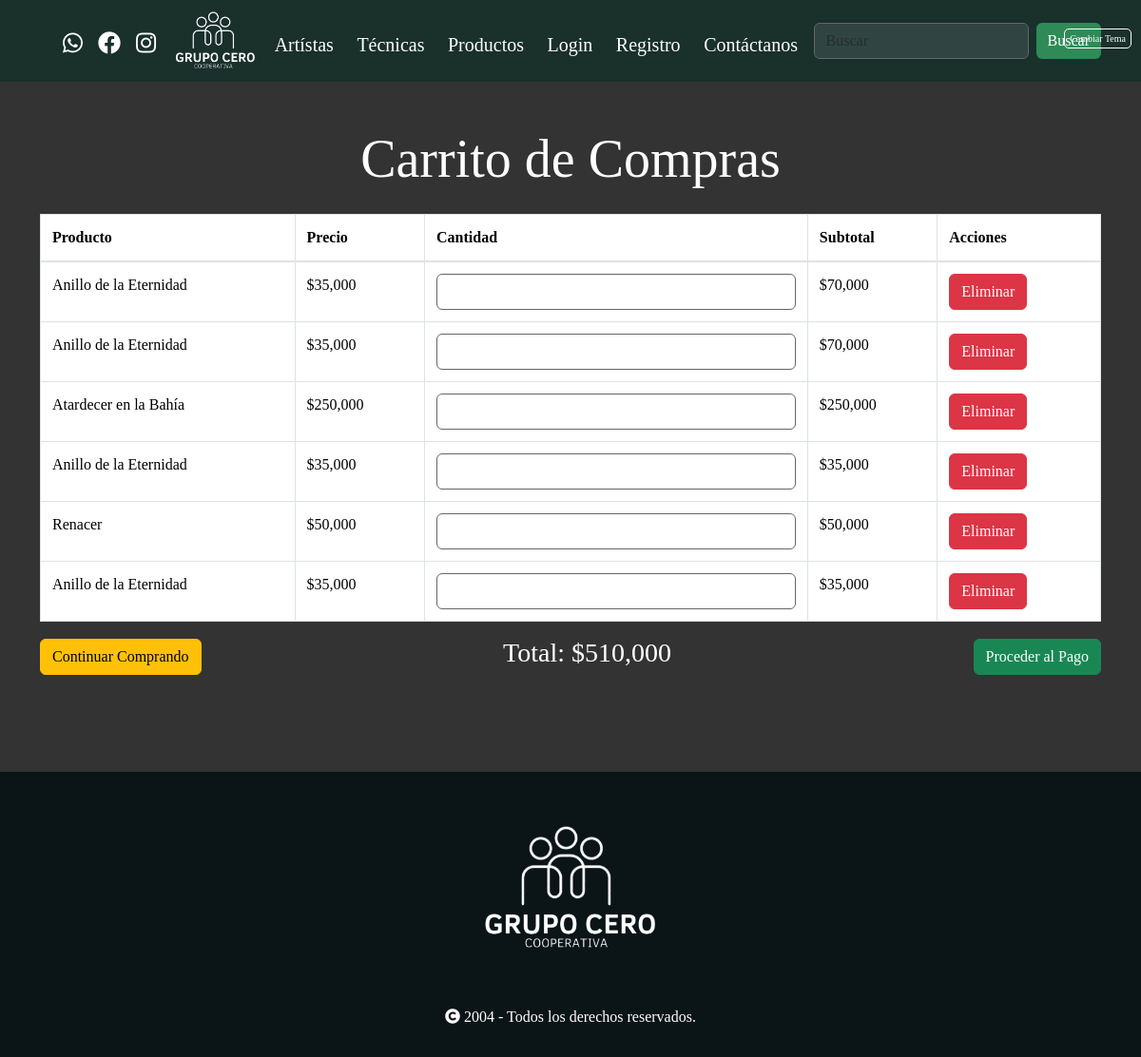
The app's page /carrito/, older data.
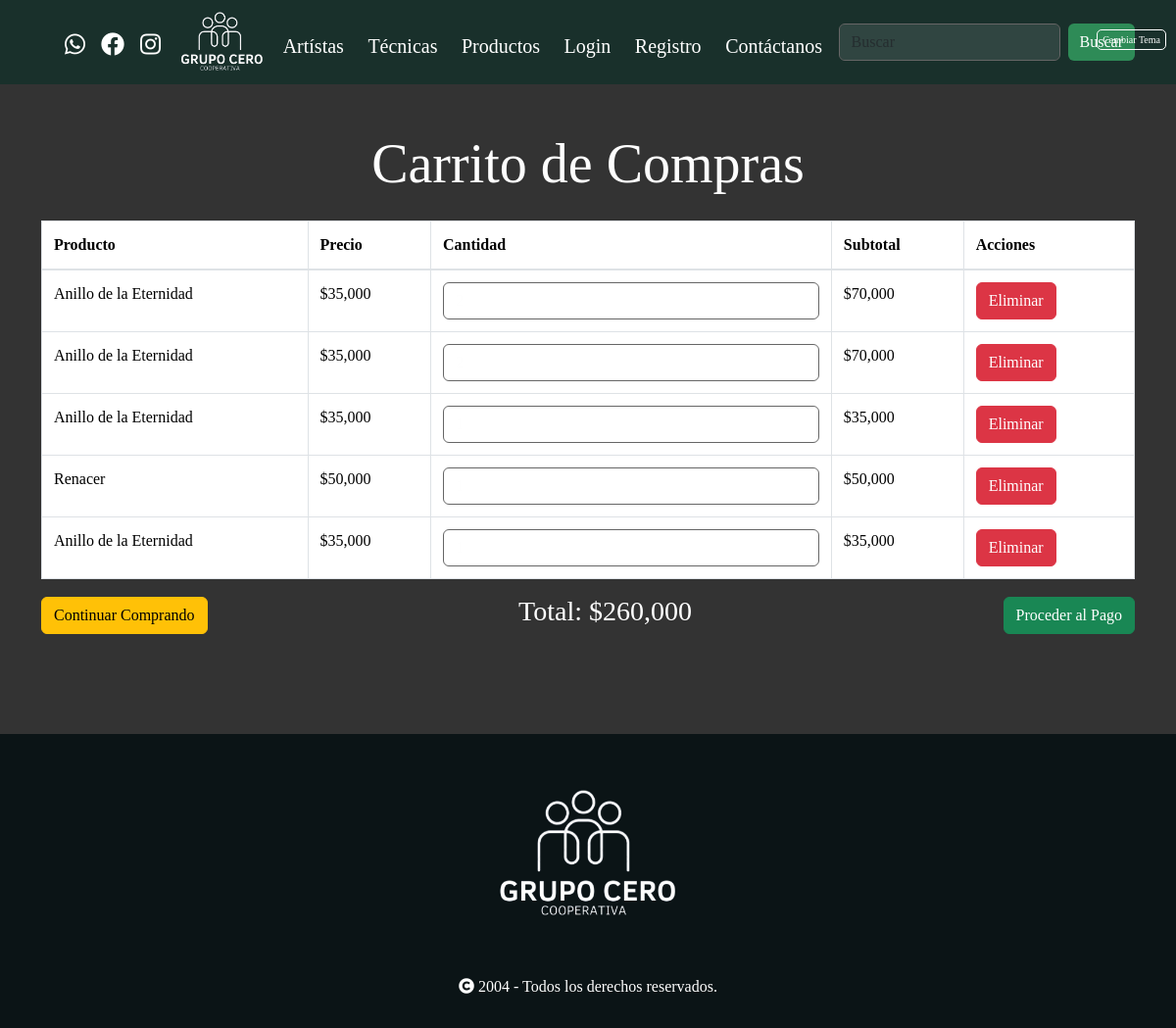
The same page, newer data.
### storegrupozero/models.py (models this page shows, shortened)
class CartItem(models.Model):
    user = models.ForeignKey(User, null=True, blank=True, on_delete=models.CASCADE)
    session_key = models.CharField(max_length=40, null=True, blank=True)
    product = models.ForeignKey('Product', on_delete=models.CASCADE)
    quantity = models.PositiveIntegerField(default=1)
    created_at = models.DateTimeField(auto_now_add=True)
    updated_at = models.DateTimeField(auto_now=True)

class Product(models.Model):
    name = models.CharField(max_length=100)
    description = models.TextField()
    price = models.DecimalField(max_digits=10, decimal_places=2)
    image = models.ImageField(upload_to='products/')
    stock = models.PositiveIntegerField(default=1)
    artist = models.ForeignKey(Artist, on_delete=models.CASCADE, related_name='products')
    technique = models.ForeignKey(Technique, on_delete=models.CASCADE, related_name='products')
    created_at = models.DateTimeField(auto_now_add=True)
    updated_at = models.DateTimeField(auto_now=True)

class Cart(models.Model):
    user = models.ForeignKey(User, null=True, blank=True, on_delete=models.CASCADE)
    session_key = models.CharField(max_length=40, null=True, blank=True)
    items = models.ManyToManyField('CartItem', blank=True)
    created_at = models.DateTimeField(auto_now_add=True)
    updated_at = models.DateTimeField(auto_now=True)

### storegrupozero/views.py (the view)
# urls.py: path('carrito/', views.view_cart, name='view_cart'),
def view_cart(request):
    cart, created = Cart.objects.get_or_create(user=request.user if request.user.is_authenticated else None, session_key=request.session.session_key)
    return render(request, 'carrito.html', {'cart': cart})

### storegrupozero/templatetags/cart_extras.py (called while the page is built)
@register.filter
def multiply(value, arg):
    return value * arg

@register.filter
def sum_total(cart_items):
    return sum(item.product.price * item.quantity for item in cart_items)

### storegrupozero/templates/carrito.html (shortened to what this page needs)
{% extends 'base.html' %}
{% load cart_extras %}
{% load humanize %}
{% block content %}
<div class="container mt-5">
  <h1 class="titulo-seccion text-center mb-4">Carrito de Compras</h1>
  {% if cart.items.count > 0 %}
    <table class="table table-bordered">
      <thead>
        <tr>
          <th>Producto</th>
          <th>Precio</th>
          <th>Cantidad</th>
          <th>Subtotal</th>
          <th>Acciones</th>
        </tr>
      </thead>
      <tbody>
        {% for item in cart.items.all %}
          <tr>
            <td>{{ item.product.name }}</td>
            <td class="price" data-price="{{ item.product.price }}">${{ item.product.price|floatformat:0|intcomma }}</td>
            <td>
              <input type="number" id="quantity-input-{{ item.id }}" name="quantity-{{ item.id }}" class="form-control quantity-input" value="{{ item.quantity }}" min="1" data-item-id="{{ item.id }}" title="Ingrese la cantidad" placeholder="Cantidad">
            </td>
            <td class="subtotal">${{ item.product.price|multiply:item.quantity|floatformat:0|intcomma }}</td>
            <td>
              <a href="{% url 'remove_from_cart' item.id %}" class="btn btn-danger">Eliminar</a>
            </td>
          </tr>
        {% endfor %}
      </tbody>
    </table>
    <div class="d-flex justify-content-between align-items-center">
      <a href="{% url 'productos' %}" class="btn btn-warning">Continuar Comprando</a>
      <h3>Total: $<span id="total">{{ cart.items.all|sum_total|floatformat:0|intcomma }}</span></h3>
      <a href="#" class="btn btn-success">Proceder al Pago</a>
    </div>
  {% else %}
    <p>Tu carrito está vacío</p>
    <a href="{% url 'productos' %}" class="btn btn-secondary">Ver Productos</a>
  {% endif %}
</div>
{% endblock %}

Row changes from the older to the newer data that the page shows:
removed CartItem: product.name "Atardecer en la Bahía", product.price "250,000", quantity "1", product.price|multiply "250,000"
computed for Cart: items.all|sum_total "510,000" → "260,000"
